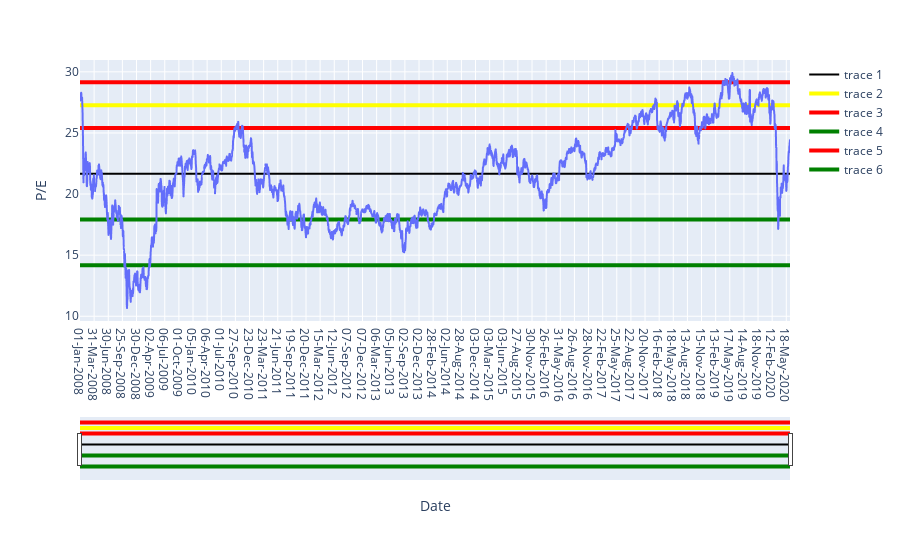

Notebook cell for this chart:
### Code cell
import plotly.express as px

x = glued_data['Date']
fig = px.line(glued_data, x='Date', y='P/E')

fig.add_trace(go.Scatter(
    x=x, y=glued_data['Mean_PE'],
    hoverinfo='x+y',
    mode='lines',
    line=dict(width=2, color='black'),
))

fig.add_trace(go.Scatter(
    x=x, y=glued_data['1_5_std_dev_PE'],
    hoverinfo='x+y',
    mode='lines',
    line=dict(width=4, color='yellow'),
))


fig.add_trace(go.Scatter(
    x=x, y=glued_data['1std_dev_PE'],
    hoverinfo='x+y',
    mode='lines',
    line=dict(width=4, color='red'),
))

fig.add_trace(go.Scatter(
    x=x, y=glued_data['Neg_1std_dev_PE'],
    hoverinfo='x+y',
    mode='lines',
    line=dict(width=4, color='green'),
))


fig.add_trace(go.Scatter(
    x=x, y=glued_data['2std_dev_PE'],
    hoverinfo='x+y',
    mode='lines',
    line=dict(width=4, color='red'),
))

fig.add_trace(go.Scatter(
    x=x, y=glued_data['Neg_2std_dev_PE'],
    hoverinfo='x+y',
    mode='lines',
    line=dict(width=4, color='green'),
))



fig.update_xaxes(rangeslider_visible=True,
                    rangeselector=dict(
        buttons=list([
            dict(count=1, label="1m", step="month", stepmode="backward"),
            dict(count=6, label="6m", step="month", stepmode="backward"),
            dict(count=1, label="YTD", step="year", stepmode="todate"),
            dict(count=1, label="1y", step="year", stepmode="backward"),
            dict(step="all")
        ])
                    )
)
fig.show()

### Figure 1 — Plotly figure (JSON) as saved in the notebook; plotly's stock layout.template omitted (floating-point values rounded to 4 significant figures; data arrays with more than 128 entries replaced by an {"elided": "..."} marker saying what was removed)
{"data": [{"hovertemplate": "Date=%{x}<br>P/E=%{y}<extra></extra>", "legendgroup": "", "line": {"color": "#636efa", "dash": "solid"}, "mode": "lines", "name": "", "showlegend": false, "type": "scattergl", "x": {"elided": "3067 str values"}, "xaxis": "x", "y": {"elided": "3067 float values"}, "yaxis": "y"}, {"hoverinfo": "x+y", "line": {"color": "black", "width": 2}, "mode": "lines", "type": "scatter", "x": {"elided": "3067 str values"}, "y": {"elided": "3067 float values"}}, {"hoverinfo": "x+y", "line": {"color": "yellow", "width": 4}, "mode": "lines", "type": "scatter", "x": {"elided": "3067 str values"}, "y": {"elided": "3067 float values"}}, {"hoverinfo": "x+y", "line": {"color": "red", "width": 4}, "mode": "lines", "type": "scatter", "x": {"elided": "3067 str values"}, "y": {"elided": "3067 float values"}}, {"hoverinfo": "x+y", "line": {"color": "green", "width": 4}, "mode": "lines", "type": "scatter", "x": {"elided": "3067 str values"}, "y": {"elided": "3067 float values"}}, {"hoverinfo": "x+y", "line": {"color": "red", "width": 4}, "mode": "lines", "type": "scatter", "x": {"elided": "3067 str values"}, "y": {"elided": "3067 float values"}}, {"hoverinfo": "x+y", "line": {"color": "green", "width": 4}, "mode": "lines", "type": "scatter", "x": {"elided": "3067 str values"}, "y": {"elided": "3067 float values"}}], "layout": {"legend": {"tracegroupgap": 0}, "margin": {"t": 60}, "xaxis": {"anchor": "y", "domain": [0, 1], "rangeselector": {"buttons": [{"count": 1, "label": "1m", "step": "month", "stepmode": "backward"}, {"count": 6, "label": "6m", "step": "month", "stepmode": "backward"}, {"count": 1, "label": "YTD", "step": "year", "stepmode": "todate"}, {"count": 1, "label": "1y", "step": "year", "stepmode": "backward"}, {"step": "all"}]}, "rangeslider": {"visible": true}, "title": {"text": "Date"}}, "yaxis": {"anchor": "x", "domain": [0, 1], "title": {"text": "P/E"}}}}
